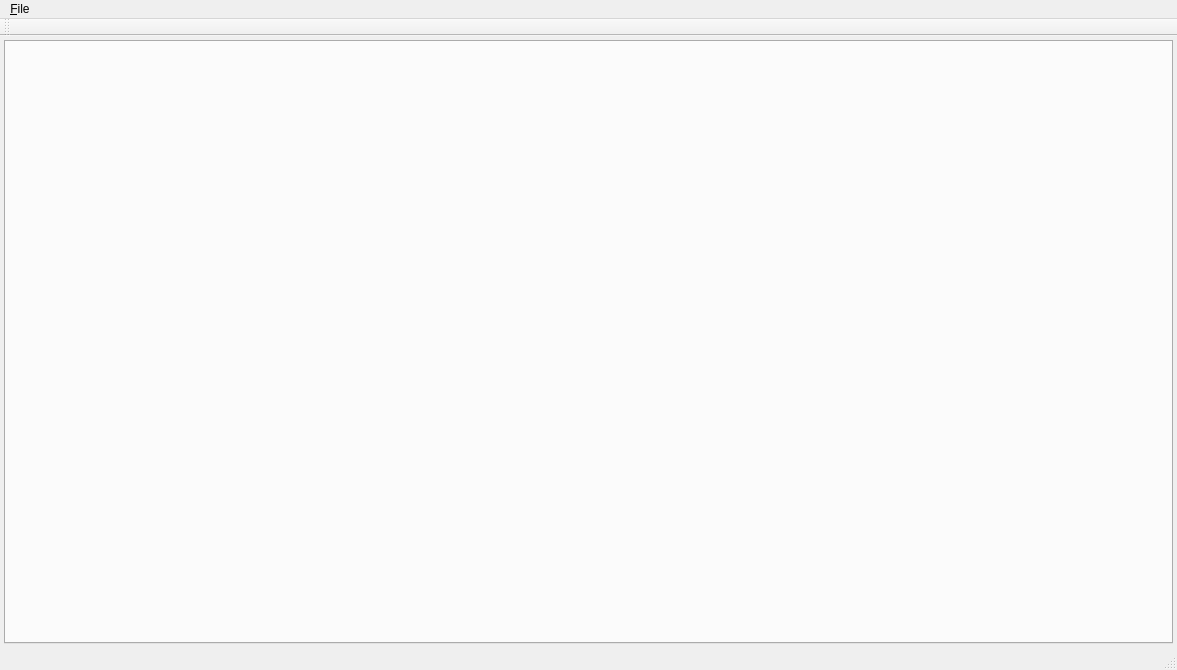
<?xml version="1.0" encoding="UTF-8"?>
<ui version="4.0">
 <class>MainWindow</class>
 <widget class="QMainWindow" name="MainWindow">
  <property name="geometry">
   <rect>
    <x>0</x>
    <y>0</y>
    <width>1177</width>
    <height>670</height>
   </rect>
  </property>
  <property name="minimumSize">
   <size>
    <width>192</width>
    <height>133</height>
   </size>
  </property>
  <property name="windowTitle">
   <string>Box2D Sandbox</string>
  </property>
  <widget class="QWidget" name="central_widget">
   <layout class="QVBoxLayout" name="vertical_layout">
    <property name="spacing">
     <number>5</number>
    </property>
    <property name="leftMargin">
     <number>4</number>
    </property>
    <property name="topMargin">
     <number>4</number>
    </property>
    <property name="rightMargin">
     <number>4</number>
    </property>
    <property name="bottomMargin">
     <number>4</number>
    </property>
    <item>
     <widget class="QTabWidget" name="tabs">
      <property name="currentIndex">
       <number>-1</number>
      </property>
      <property name="usesScrollButtons">
       <bool>false</bool>
      </property>
      <property name="tabsClosable">
       <bool>true</bool>
      </property>
      <property name="movable">
       <bool>true</bool>
      </property>
     </widget>
    </item>
   </layout>
  </widget>
  <widget class="QMenuBar" name="menu_bar">
   <property name="geometry">
    <rect>
     <x>0</x>
     <y>0</y>
     <width>1177</width>
     <height>21</height>
    </rect>
   </property>
   <widget class="QMenu" name="menu_File">
    <property name="title">
     <string>&amp;File</string>
    </property>
    <addaction name="action_new_sandbox"/>
    <addaction name="separator"/>
    <addaction name="action_exit"/>
   </widget>
   <addaction name="menu_File"/>
  </widget>
  <widget class="QStatusBar" name="status_bar"/>
  <widget class="QToolBar" name="tool_bar">
   <property name="windowTitle">
    <string>toolBar</string>
   </property>
   <attribute name="toolBarArea">
    <enum>TopToolBarArea</enum>
   </attribute>
   <attribute name="toolBarBreak">
    <bool>false</bool>
   </attribute>
  </widget>
  <action name="action_new_sandbox">
   <property name="text">
    <string>&amp;New sandbox tab</string>
   </property>
   <property name="toolTip">
    <string>Open a new sandbox tab</string>
   </property>
   <property name="shortcut">
    <string>Ctrl+N</string>
   </property>
  </action>
  <action name="action_exit">
   <property name="text">
    <string>E&amp;xit</string>
   </property>
  </action>
 </widget>
 <layoutdefault spacing="6" margin="11"/>
 <resources/>
 <connections>
  <connection>
   <sender>action_exit</sender>
   <signal>triggered()</signal>
   <receiver>MainWindow</receiver>
   <slot>close()</slot>
   <hints>
    <hint type="sourcelabel">
     <x>-1</x>
     <y>-1</y>
    </hint>
    <hint type="destinationlabel">
     <x>588</x>
     <y>334</y>
    </hint>
   </hints>
  </connection>
 </connections>
</ui>
